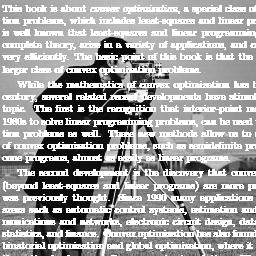
%> input picture TV_inpainting/cameraman_contaminated.png, 256 x 256 px
$ octave main.m   (GNU Octave 9; MATLAB toolbox functions it lacks are replaced by stand-ins)
%> lines starting %> are read from the running program, lines starting %| are printed output that depends on the picture; in (x1, y1, x2, y2) boxes, pixels count from 0 and x2, y2 are one past the last pixel; in counts of white or black regions, pixels touching at a corner belong together; the program's own positions count from 1
### TV_inpainting/PlugPlayADMM_inpaint.m
function out = PlugPlayADMM_inpaint(y,mask,lambda,method,opts)
%%%%%%%%%%%%%%%%%%%%%%%%%%%%%%%%%%%%%%%%%
% out = PlugPlayADMM_inpaint(y,mask,lambda,method,opts)
%
%inversion step: x=argmin_x(||Ax-y||^2+rho/2||x-(v-u)||^2)
%denoising step: v=Denoise(x+u)
%      update u: u=u+(x-v)
%
%Input:           y    -  the observed gray scale image
%                 h    -  blur kernel
%              lambda  -  regularization parameter
%              method  -  denoiser, e.g., 'BM3D'
%       opts.rho       -  internal parameter of ADMM {1}
%       opts.gamma     -  parameter for updating rho {1}
%       opts.maxitr    -  maximum number of iterations for ADMM {20}
%       opts.tol       -  tolerance level for residual {1e-4}
%       ** default values of opts are given in {}.
%
%Output:          out  -  recovered gray scale image
%
%Xiran Wang and Stanley Chan
%Copyright 2016
%Purdue University, West Lafayette, In, USA.
%
%%%%%%%%%%%%%%%%%%%%%%%%%%%%%%%%%%%%%%%%%
% Check inputs
if nargin<4
    error('not enough input, try again \n');
elseif nargin==4
    opts = [];
end

% Check defaults
if ~isfield(opts,'rho')
    opts.rho = 1;
end
if ~isfield(opts,'max_itr')
    opts.max_itr = 20;
end
if ~isfield(opts,'tol')
    opts.tol = 1e-6;
end
if ~isfield(opts,'gamma')
    opts.gamma=1;
end
if ~isfield(opts,'print')
    opts.print = false;
end


% set parameters
max_itr   = opts.max_itr;
tol       = opts.tol;
gamma     = opts.gamma;
rho       = opts.rho;


%initialize variables
dim      = size(y);
N        = dim(1)*dim(2);
Sty      = y.*mask;
v        = shepard_initialize(y, mask, 10);
x        = v;
u        = zeros(dim);
residual = inf;

%set function handle for denoiser
switch method
    case 'BM3D'
        denoise=@wrapper_BM3D;
    case 'TV'
        denoise=@wrapper_TV;
    case 'NLM'
        denoise=@wrapper_NLM;
    case 'RF'
        denoise=@wrapper_RF;
    otherwise
        error('unknown denoiser \n');
end

%main loop
if opts.print==true
    fprintf('Plug-and-Play ADMM --- Inpainting \n');
    fprintf('Denoiser = %s \n\n', method);
    fprintf('itr \t ||x-xold|| \t ||v-vold|| \t ||u-uold|| \n');
end

itr = 1;
while(residual>tol&&itr<=max_itr)
    %store x, v, u from previous iteration for psnr residual calculation
    x_old=x;
    v_old=v;
    u_old=u;

    %inversion step
    xtilde = v-u;
    rhs    = Sty+rho*xtilde;
    x      = rhs./(mask+rho);

    %denoising step
    vtilde = x+u;
    vtilde = proj(vtilde);
    sigma  = sqrt(lambda/rho);
    v      = denoise(vtilde,sigma);

    %update langrangian multiplier
    u      = u + (x-v);

    %update rho
    rho=rho*gamma;

    %calculate residual
    residualx = (1/sqrt(N))*(sqrt(sum(sum((x-x_old).^2))));
    residualv = (1/sqrt(N))*(sqrt(sum(sum((v-v_old).^2))));
    residualu = (1/sqrt(N))*(sqrt(sum(sum((u-u_old).^2))));

    residual = residualx + residualv + residualu;

    if opts.print==true
        fprintf('%3g \t %3.5e \t %3.5e \t %3.5e \n', itr, residualx, residualv, residualu);
    end

    itr=itr+1;
end
out=x;
end

### TV_inpainting/main.m
clear all; clc

z1 = im2double(imread('cameraman_contaminated.png'));
%> z1: size 256x256 double; min 0.0314, max 1, mean 0.632
z2 = im2double(imread('barbara_contaminated.png'));
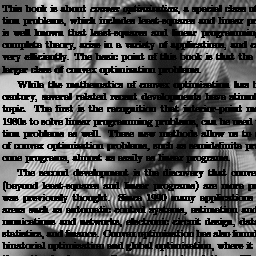
%> input picture TV_inpainting/barbara_contaminated.png, 256 x 256 px
%> z2: size 256x256 double; min 0, max 0.906, mean 0.343
inpt=input('cameraman_contaminated for 1, barbara_contaminated for 2.  please input a number:','s');
%> the answer given: 1
%initialize a mask for sampling
if inpt=='1'
    z=z1;
    mask = (z<=0.99);
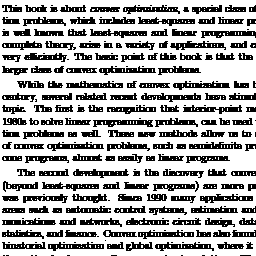
%> mask: size 256x256 logical; 69% white; 256 black regions (91 under 20 px), largest, box (x1, y1, x2, y2) and area: (93, 120, 153, 127) 279, (141, 93, 201, 102) 275, (73, 169, 129, 178) 265
else
    z=z2;
    mask = (z>=0.09);
end
%calcualte the observed image
y =  z.*mask ;
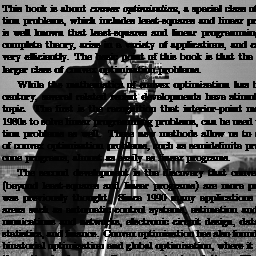
%> y: size 256x256 double; min 0, max 0.988, mean 0.322
%parameters
lambda = 0.0002;      %调整1  范围
%optional parameters
opts.rho     = 1;   %调整2  力度
opts.gamma   = 1;
opts.max_itr = 200;    %调整3  循环数
opts.print   = true;
tic
out = PlugPlayADMM_inpaint(y,mask,lambda,'TV',opts);
%> the run ends on the next line
